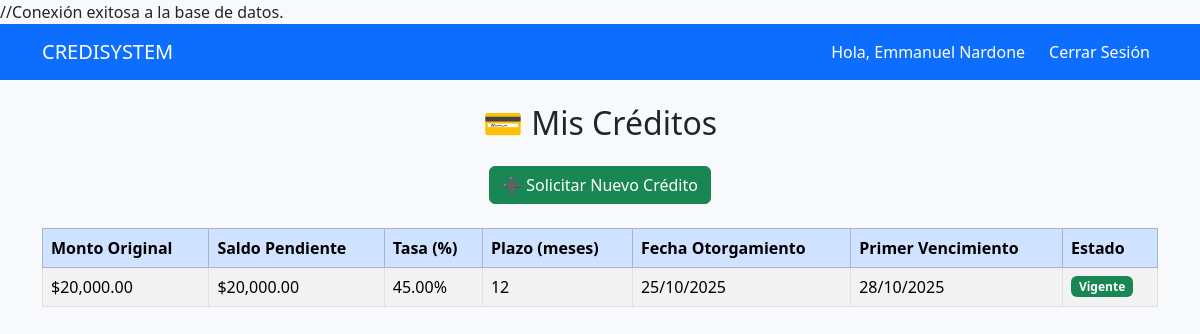
Page /credysistem/assets/html/panel.php (signed in) on the committed database.
### tables this page shows
CREATE TABLE `credito` (
  `id_credito` int(11) NOT NULL AUTO_INCREMENT,
  `id_usuario` int(11) DEFAULT NULL,
  `monto_original` decimal(12,2) NOT NULL,
  `saldo_pendiente` decimal(12,2) DEFAULT NULL,
  `tasa_interes_anual` decimal(5,2) DEFAULT NULL,
  `plazo_meses` int(11) DEFAULT NULL,
  `fecha_otorgamiento` date DEFAULT NULL,
  `primer_vencimiento` date DEFAULT NULL,
  `estado` enum('vigente','cancelado','en_mora') DEFAULT 'vigente',
  PRIMARY KEY (`id_credito`),
  KEY `id_usuario` (`id_usuario`),
  CONSTRAINT `credito_ibfk_1` FOREIGN KEY (`id_usuario`) REFERENCES `usuario` (`id_usuario`)
);

### credysistem/assets/html/panel.php (the view, shortened to what this page needs)
<?php
require_once '../../php/conecta.php';
$id_usuario = $_SESSION['id_usuario'];
$sql = "SELECT * FROM credito WHERE id_usuario = '$id_usuario' ORDER BY fecha_otorgamiento DESC";
$res = mysqli_query($conecta, $sql);
?>
<!DOCTYPE html>
<html lang="es">
<head>
    <link href="https://cdn.jsdelivr.net/npm/bootstrap@5.3.3/dist/css/bootstrap.min.css" rel="stylesheet">
    <link rel="stylesheet" href="../style/style.css">
</head>
<body class="bg-light">
<nav class="navbar navbar-expand-lg navbar-dark bg-primary">
    <div class="container">
        <a class="navbar-brand" href="#">CREDISYSTEM</a>
        <div class="navbar-nav ms-auto">
            <span class="navbar-text text-white me-3">
                Hola, <?php echo $_SESSION['nombre'] . ' ' . $_SESSION['apellido']; ?>
            </span>
            <a class="nav-link text-white" href="../../php/logout.php">Cerrar Sesión</a>
        </div>
    </div>
</nav>
<div class="container mt-4">
    <h2 class="text-center mb-4">💳 Mis Créditos</h2>
    <div class="text-center mb-4">
        <a href="creditos.html" class="btn btn-success">➕ Solicitar Nuevo Crédito</a>
    </div>
    <?php if (mysqli_num_rows($res) > 0): ?>
        <div class="table-responsive">
            <table class="table table-bordered table-striped">
                <thead class="table-primary">
                    <tr>
                        <th>Monto Original</th>
                        <th>Saldo Pendiente</th>
                        <th>Tasa (%)</th>
                        <th>Plazo (meses)</th>
                        <th>Fecha Otorgamiento</th>
                        <th>Primer Vencimiento</th>
                        <th>Estado</th>
                    </tr>
                </thead>
                <tbody>
                    <?php while ($c = mysqli_fetch_assoc($res)): ?>
                        <tr>
                            <td>$<?php echo number_format($c['monto_original'], 2); ?></td>
                            <td>$<?php echo number_format($c['saldo_pendiente'], 2); ?></td>
                            <td><?php echo $c['tasa_interes_anual']; ?>%</td>
                            <td><?php echo $c['plazo_meses']; ?></td>
                            <td><?php echo date('d/m/Y', strtotime($c['fecha_otorgamiento'])); ?></td>
                            <td><?php echo date('d/m/Y', strtotime($c['primer_vencimiento'])); ?></td>
                            <td>
                                <?php if ($c['estado'] == 'vigente'): ?>
                                    <span class="badge bg-success">Vigente</span>
                                <?php elseif ($c['estado'] == 'en_mora'): ?>
                                    <span class="badge bg-danger">En mora</span>
                                <?php else: ?>
                                    <span class="badge bg-secondary">Cancelado</span>
                                <?php endif; ?>
                            </td>
                        </tr>
                    <?php endwhile; ?>
                </tbody>
            </table>
        </div>
    <?php endif; ?>
</div>
</body>
</html>

### credysistem/php/conecta.php (shortened to what this page needs)
<?php
$servidor = "127.0.0.1";
$usuario = "root";
$password = "";
$bd = "credysistem";
$conecta = mysqli_connect($servidor, $usuario, $password, $bd);
if (!$conecta) {
    die("Conexión fallida: " . mysqli_connect_error());
} else {
    echo "Conexión exitosa a la base de datos.";
}
?>

### credysistem/assets/style/style.css (style rules this page uses)
html { scroll-behavior: smooth; }
body { background-color: #ffffff; }
.nav-link { color: white; }

### rows in the picture
credito: monto_original "20,000.00", saldo_pendiente "20,000.00", tasa_interes_anual "45.00", plazo_meses "12", fecha_otorgamiento "25/10/2025", primer_vencimiento "28/10/2025", estado "Vigente"

### other values in the picture
$_SESSION['nombre'] "Emmanuel"
$_SESSION['apellido'] "Nardone"
